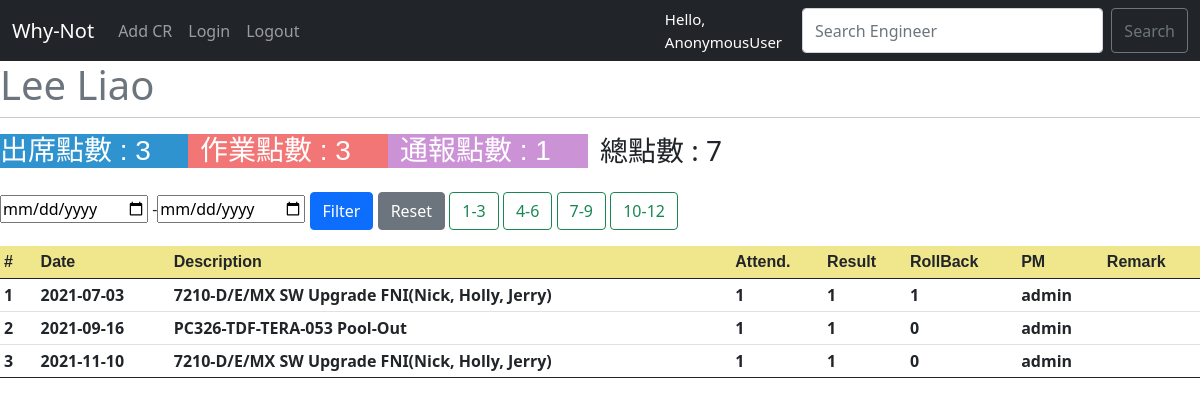
The app's page /5/ with its own data.
### cr/models.py (models this page shows, shortened)
class Engineer(models.Model):
    name = models.CharField(max_length=20)
    eng_id = models.CharField(max_length=50)
    eng_department = models.CharField(max_length=100)
    created_date = models.DateField(default=datetime.now)
    eng_active = models.BooleanField()

class Task(models.Model):
    class Meta:
        ordering = ['cr_date']
    user = models.ForeignKey(Engineer, on_delete=models.CASCADE)
    pm = models.ForeignKey(st.AUTH_USER_MODEL, null=True, on_delete=models.SET_NULL)
    cr_date = models.DateField()
    project_name = models.CharField(max_length=200, blank=True)
    cr_description = models.CharField(max_length=100)
    cr_project_code = models.CharField(max_length=100, blank=True)
    attendance_point = models.SmallIntegerField(
        choices=(
        (0, "0"),
        (1, "1"),
    )
    )
    result_point = models.SmallIntegerField(
        choices=(
        (0, "0"),
        (1, "1"),
    )
    )
    rollback_point = models.SmallIntegerField(
        blank=True,
        null=True,
        default=0,
        choices=(
        (0, "0"),
        (1, "1"),
    )
    )
    remark = models.CharField(max_length=100, blank=True)

### cr/views.py (the view)
# urls.py: path('<int:user_id>/', views.detail, name='detail'),
def detail(request, user_id):
    user = get_object_or_404(Engineer, pk=user_id)
    current_user = request.user.username
    eng = Engineer.objects.get(pk=user_id)
    caption_text = ""
    if request.GET.get('s1') == '13':
        year = datetime.date.today().year
        query_set = user.task_set.filter(cr_date__range=[f"{year}-01-01", f"{year}-03-31"])
        myFilter = TaskFilter(request.GET, queryset=query_set)
        task_date = myFilter.qs
        caption_text = "1-3月紀錄"
    elif request.GET.get('s2') == '46':
        year = datetime.date.today().year
        query_set = user.task_set.filter(cr_date__range=[f"{year}-04-01", f"{year}-06-30"])
        myFilter = TaskFilter(request.GET, queryset=query_set)
        task_date = myFilter.qs
        caption_text = "4-6月紀錄"
    elif request.GET.get('s3') == '79':
        year = datetime.date.today().year
        query_set = user.task_set.filter(cr_date__range=[f"{year}-07-01", f"{year}-09-30"])
        myFilter = TaskFilter(request.GET, queryset=query_set)
        task_date = myFilter.qs
        caption_text = "7-9月紀錄"
    elif request.GET.get('s4') == '1012':
        year = datetime.date.today().year
        query_set = user.task_set.filter(cr_date__range=[f"{year}-10-01", f"{year}-12-31"])
        myFilter = TaskFilter(request.GET, queryset=query_set)
        task_date = myFilter.qs
        caption_text = "10-12月紀錄"
    else:
        task_date = user.task_set.all()
        myFilter = TaskFilter(request.GET, queryset=task_date)
        task_date = myFilter.qs
    attendance_p = task_date.aggregate(Sum('attendance_point'))
    result_p = task_date.aggregate(Sum('result_point'))
    rollback_p = task_date.aggregate(Sum('rollback_point'))
    total_p = 0
    for k1, v1 in attendance_p.items():
        for k2, v2 in result_p.items():
            for k3, v3 in rollback_p.items():
                if attendance_p[k1] and result_p[k2] and rollback_p[k3] is not None:
                    total_p = attendance_p[k1]+result_p[k2]+rollback_p[k3]
                else:
                    attendance_p[k1] = 0
                    result_p[k2] = 0
                    rollback_p[k3] = 0
    context = {
        'current_user': current_user,
        'user': user,
        'att_p': attendance_p,
        'result_p': result_p,
        'myFilter': myFilter,
        'task_date': task_date,
        'caption_text':caption_text,
        'rollback_p': rollback_p,
        'total_p': total_p,
    }
    return render(request, 'detail.html', context)

### cr/templates/detail.html (shortened to what this page needs)
{% extends 'base.html' %}
{% load crispy_forms_tags %}
{% block content %}
<div class="col">
  <div class="row">
    <small class="text-muted center h1">{{ user.name }}</small><hr/>
    <dl class="row">
      {% for key, value in att_p.items %}
      <dt class="col-sm-2 text-white h3 attendance">出席點數 : {{ value }}</dt>
      {% endfor %}
      {% for key, value in result_p.items %}
      <dt class="col-sm-2  text-white h3 result">作業點數 : {{ value }}</dt>
      {% endfor %}
      {% for key, value in rollback_p.items %}
      <dt class="col-sm-2  text-white h3 rollback">通報點數 : {{ value }}</dt>
      {% endfor %}
      <dt class="col-sm-2  text-dark h3">總點數 : {{ total_p }}</dt>
    </dl>
    <form method="GET" >
      <div class="row">
        <div class="col-10 pb-3">
          {{ myFilter.form}}
          <button class="btn btn-primary" type="submit">Filter</button>
          <a class="btn btn-secondary" href="{% url 'detail' user.id %}">Reset</a>
          <button class="btn btn-outline-success" type="submit" name="s1" value="13">1-3</button>
          <button class="btn btn-outline-success" type="submit" name="s2" value="46">4-6</button>
          <button class="btn btn-outline-success" type="submit" name="s3" value="79">7-9</button>
          <button class="btn btn-outline-success " type="submit" name="s4" value="1012">10-12</button>
        </div>
        <div class="col">
        </div>
      </div>
    </form>
  </div>
</div>
<table class="table table-sm table-hover table-responsive-sm">
    <thead class=" colbar">
      <tr>
        <th scope="col">#</th>
        {% if current_user %}
        <th scope="col">Ops.</th>
        {% else %}
        <th scope="col-sm-"> </th>
        {% endif %}
        <th scope="col">Date</th>
        <th scope="col">Description</th>
        <th scope="col">Attend.</th>
        <th scope="col">Result</th>
        <th scope="col">RollBack</th>
        <th scope="col">PM</th>
        <th scope="col">Remark</th>
      </tr>
    </thead>
    <tbody>
        {% for project in task_date %}
      <tr>
        <th class="align-middle cr_number" scope="row">{{ forloop.counter }}</th>
            <td>
            </td>
            <td class=" align-middle cr_date ">{{ project.cr_date|date:"Y-m-d" }}</td>
            <td class=" align-middle description ">{{ project.cr_description }}</td>
            <td class=" align-middle attend_point ">{{ project.attendance_point }}</td>
            <td class=" align-middle result_point ">{{ project.result_point }}</td>
            <td class=" align-middle result_point ">{{ project.rollback_point }}</td>
            <td class=" align-middle cr_pm">{{ project.pm.username }}</td>
            <td class=" align-middle cr_remark">{{ project.remark }}</td>
        {% endfor %}
        <caption>{{ caption_text }}</caption>
      </tr>
    </tbody>
  </table>
{% endblock content %}

### cr/templates/detail.html (style rules this page uses)
.result { background: rgb(243, 118, 118); font-family: Microsoft JhengHei, sans-serif; }
.attendance { background: rgb(46, 147, 206); font-family: Microsoft JhengHei, sans-serif; }
.colbar { background: khaki; font-family: cursive, sans-serif; }
.cr_date { font-size: medium; font-weight: bold; }
.description { font-size: medium; font-weight: bold; }
.attend_point { font-size: medium; font-weight: bold; }
.result_point { font-size: medium; font-weight: bold; }
.cr_pm { font-size: medium; font-weight: bold; }
.cr_remark { font-size: medium; font-weight: bold; }
.cr_number { font-size: medium; font-weight: bold; }
.rollback { background: rgb(203, 146, 214); font-family: Microsoft JhengHei, sans-serif; }

### records on screen
Engineer: name "Lee Liao"
Task: cr_date "2021-07-03", cr_description "7210-D/E/MX SW Upgrade FNI(Nick, Holly, Jerry)", attendance_point "1", result_point "1", rollback_point "1", pm.username "admin"
Task: cr_date "2021-09-16", cr_description "PC326-TDF-TERA-053 Pool-Out", attendance_point "1", result_point "1", rollback_point "0", pm.username "admin"
Task: cr_date "2021-11-10", cr_description "7210-D/E/MX SW Upgrade FNI(Nick, Holly, Jerry)", attendance_point "1", result_point "1", rollback_point "0", pm.username "admin"

### other values on screen
{{ request.user }} "AnonymousUser"
{{ value }} "3"
{{ value }} "1"
{{ total_p }} "7"
